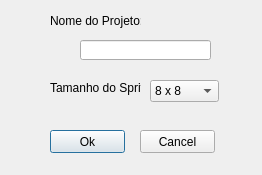
<?xml version="1.0" encoding="UTF-8"?>
<ui version="4.0">
 <class>NewProjectWindow</class>
 <widget class="QDialog" name="NewProjectWindow">
  <property name="geometry">
   <rect>
    <x>0</x>
    <y>0</y>
    <width>262</width>
    <height>175</height>
   </rect>
  </property>
  <property name="windowTitle">
   <string>Dialog</string>
  </property>
  <widget class="QLineEdit" name="editNome">
   <property name="geometry">
    <rect>
     <x>80</x>
     <y>40</y>
     <width>131</width>
     <height>20</height>
    </rect>
   </property>
  </widget>
  <widget class="QLabel" name="labelNome">
   <property name="geometry">
    <rect>
     <x>50</x>
     <y>10</y>
     <width>91</width>
     <height>21</height>
    </rect>
   </property>
   <property name="text">
    <string>Nome do Projeto:</string>
   </property>
  </widget>
  <widget class="QPushButton" name="btnOk">
   <property name="geometry">
    <rect>
     <x>50</x>
     <y>130</y>
     <width>75</width>
     <height>23</height>
    </rect>
   </property>
   <property name="text">
    <string>Ok</string>
   </property>
  </widget>
  <widget class="QPushButton" name="btnCancel">
   <property name="geometry">
    <rect>
     <x>140</x>
     <y>130</y>
     <width>75</width>
     <height>23</height>
    </rect>
   </property>
   <property name="text">
    <string>Cancel</string>
   </property>
  </widget>
  <widget class="QComboBox" name="comboBox">
   <property name="geometry">
    <rect>
     <x>150</x>
     <y>80</y>
     <width>69</width>
     <height>22</height>
    </rect>
   </property>
   <item>
    <property name="text">
     <string>8 x 8</string>
    </property>
   </item>
   <item>
    <property name="text">
     <string>8 x 16</string>
    </property>
   </item>
   <item>
    <property name="text">
     <string>8 x 32</string>
    </property>
   </item>
   <item>
    <property name="text">
     <string>16 x 8</string>
    </property>
   </item>
   <item>
    <property name="text">
     <string>16 x 16</string>
    </property>
   </item>
   <item>
    <property name="text">
     <string>16 x 32</string>
    </property>
   </item>
   <item>
    <property name="text">
     <string>32 x 8</string>
    </property>
   </item>
   <item>
    <property name="text">
     <string>32 x 16</string>
    </property>
   </item>
   <item>
    <property name="text">
     <string>32 x 32</string>
    </property>
   </item>
   <item>
    <property name="text">
     <string>32 x 64</string>
    </property>
   </item>
   <item>
    <property name="text">
     <string>64 x 32</string>
    </property>
   </item>
   <item>
    <property name="text">
     <string>64 x 64</string>
    </property>
   </item>
  </widget>
  <widget class="QLabel" name="labelTamanho">
   <property name="geometry">
    <rect>
     <x>50</x>
     <y>80</y>
     <width>91</width>
     <height>16</height>
    </rect>
   </property>
   <property name="text">
    <string>Tamanho do Sprite:</string>
   </property>
  </widget>
 </widget>
 <resources/>
 <connections/>
</ui>
